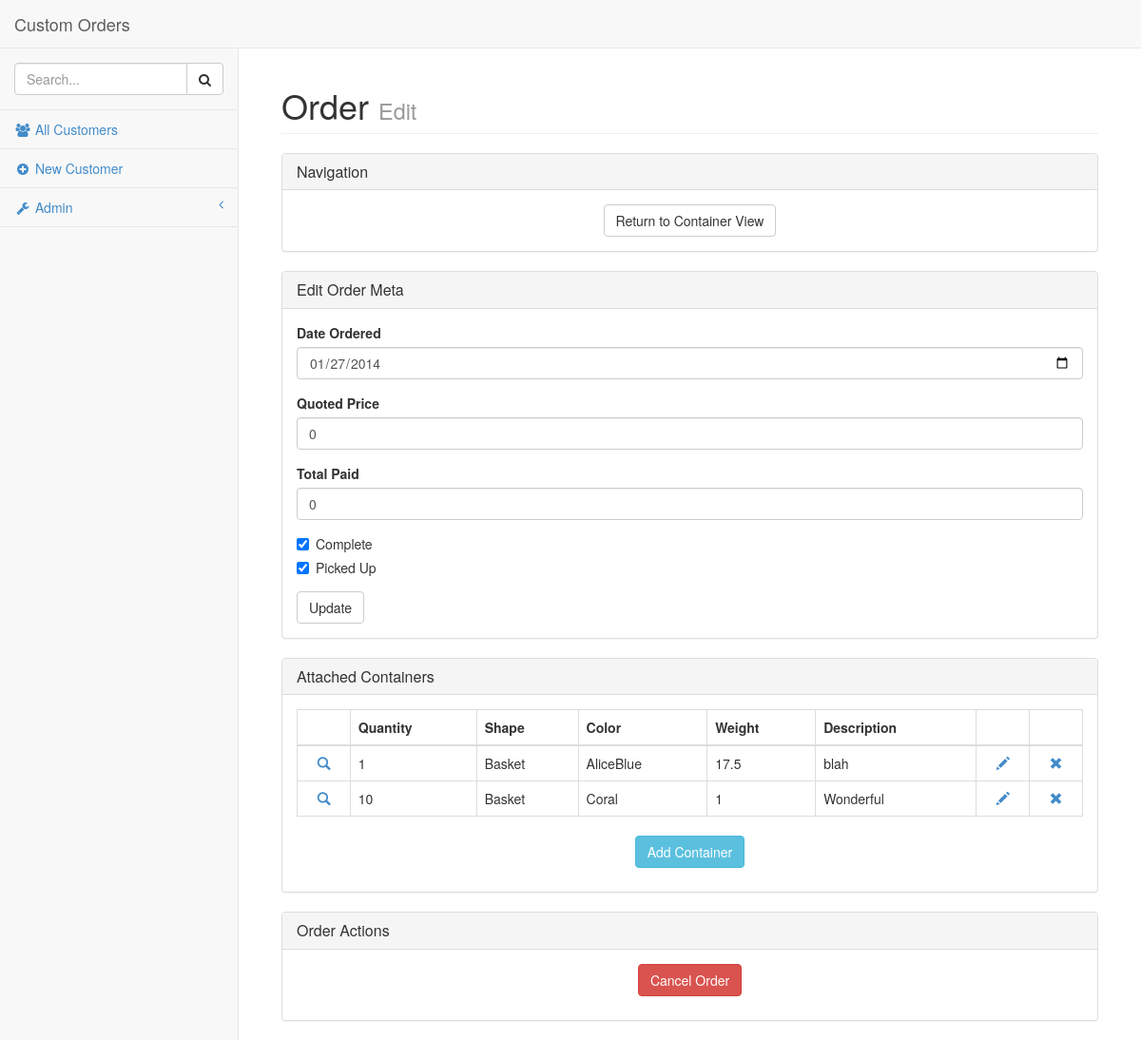
The app's page /editorder.php?admin&OrderID=2 with its own data.
### tables this page shows
CREATE TABLE IF NOT EXISTS `Order` (
  `OrderID` mediumint(9) NOT NULL AUTO_INCREMENT,
  `DateOrdered` date NOT NULL,
  `QuotedPrice` double(10,5) NOT NULL,
  `TotalPaid` double(10,5) NOT NULL,
  `CustomerID` mediumint(9) NOT NULL,
  `Complete` tinyint(1) NOT NULL,
  `PickedUp` tinyint(1) NOT NULL,
  PRIMARY KEY (`OrderID`),
  KEY `CustomerID` (`CustomerID`)
);

CREATE TABLE IF NOT EXISTS `Container` (
  `ContainerID` mediumint(9) NOT NULL AUTO_INCREMENT,
  `Shape` varchar(20) NOT NULL,
  `Color` varchar(20) NOT NULL,
  `Weight` double(10,5) NOT NULL,
  `Desc` varchar(50) NOT NULL,
  `Price` double(10,5) NOT NULL,
  `OrderID` mediumint(9) NOT NULL,
  `Quantity` int(3) NOT NULL,
  PRIMARY KEY (`ContainerID`),
  KEY `OrderID` (`OrderID`)
);

### inc/sql_queries.php (called while the page is built, shortened)
<?php
require_once("global.php");
function openconnection() {
	global $db_host;
	global $db_user;
	global $db_pass;
	global $db_data;
    $connection = new mysqli($db_host, $db_user, $db_pass, $db_data);
    return $connection;
}
function select_containers_from_order($order_id)
{
	if ($con = openconnection())
	{
		if ($query = $con->prepare("SELECT * FROM Container, `Order`
			WHERE Container.OrderID = `Order`.OrderID AND `Order`.OrderID = ?"))
		{
			$query->bind_param("i", $order_id);
			$query->execute();
		}
		$response = $query->get_result();
		while($row = $response->fetch_assoc())
			$result[] = $row;
		if(isset($result))
			return $result;
		else
			return NULL;
	}
}
function get_order($order_id)
{
	if ($con = openconnection())
	{
		if ($query = $con->prepare("SELECT * FROM `Order`, Customer
			WHERE `Order`.OrderID = ?
				AND Customer.CustomerID = `Order`.CustomerID"))
		{
			$query->bind_param("i", $order_id);
			$query->execute();
		}
		$response = $query->get_result();
		while($row = $response->fetch_assoc())
			$result[] = $row;
		if(isset($result))
			return $result[0];
		else
			return NULL;
	}
}
?>

### editorder.php (the view, shortened to what this page needs)
<?php
	include("inc/sql_queries.php");
    $post = $_SERVER['REQUEST_METHOD'] == "POST";
    if(isset($_REQUEST['OrderID']) && !empty($_REQUEST['OrderID'])) {
        $OrderID = $_REQUEST['OrderID'];
    }
    else {
        $OrderID = NULL;
    }
	function echo_data($data, $item) {
        if(isset($data[$item])) {
            echo $data[$item];
        }
    }
    if(!$post) {
        $query = get_order($OrderID);
        $data = $_REQUEST + $query;
    }
    function validate_submit() {
        $valid = False;
        return $valid;
    }
include("templates/header.php");
if($OrderID != NULL):
?>
<div class="panel panel-default">
    <div class="panel-heading">
        <h3 class="panel-title"><?php echo "Navigation"; ?></h3>
    </div>
    <div class="panel-body text-center">
        <a href='vieworder.php?OrderID=<?php echo $OrderID; ?>' class="btn btn-default">Return to Container View</a>
    </div>
</div>
<?php
    if(validate_submit()):
        update_database();
 ?>
<div class="panel panel-default">
    <div class="panel-heading">
        <h3 class="panel-title">Successfully Updated</h3>
    </div>
    <div class="panel-body">
        <p>The Order has been updated.</p>
        <a href="javascript:window.location.href=window.location.href" class="btn btn-default">Continue</a>
    </div>
</div>
<?php
    else:
        if(isset($_REQUEST['admin'])):
 ?>
<div class="panel panel-default">
    <div class="panel-heading">
        <h3 class="panel-title">Edit Order Meta</h3>
    </div>
    <div class="panel-body">
        <form method="POST">
          <div class="form-group">
            <label for="DateOrdered">Date Ordered</label>
            <input name="DateOrdered" type="date" class="form-control" placeholder="" value="<?php echo_data($data,"DateOrdered");?>">
          </div>
          <div class="form-group">
            <label for="QuotedPrice">Quoted Price</label>
            <input name="QuotedPrice" type="number" step="any" class="form-control" placeholder="" value="<?php echo_data($data,"QuotedPrice");?>">
          </div>
          <div class="form-group">
            <label for="TotalPaid">Total Paid</label>
            <input name="TotalPaid" type="number" step="any" class="form-control" placeholder="" value="<?php echo_data($data,"TotalPaid");?>">
          </div>
		  <div class="form-group">
			  <div class="checkbox">
				<label>
				  <input name="Complete" type="checkbox" value=1 <?php echo isset($data['Complete']) && $data['Complete'] ? " checked" : "";?>> Complete
				</label>
			  </div>
			  <div class="checkbox">
				<label>
				  <input name="PickedUp" type="checkbox"  value=1 <?php echo isset($data['PickedUp']) && $data['PickedUp'] ? " checked" : "";?>> Picked Up
				</label>
			  </div>
		  </div>
          <button type="submit" class="btn btn-default">Update</button>
        </form>
    </div>
</div>
<?php
        endif;
?>
<?php
	endif;
    $containers = select_containers_from_order($OrderID);
?>
	<div class="panel panel-default">
		<div class="panel-heading">
			<h3 class="panel-title">Attached Containers</h3>
		</div>
        <div class="panel-body">
<?php
    if(count($containers)):
?>
        <table class="table table-bordered table-hover">
            <thead>
                <tr>
                    <th></th>
					<th>Quantity</th>
                    <th>Shape</th>
                    <th>Color</th>
                    <th>Weight</th>
                    <th>Description</th>
					<th></th>
					<th></th>
                </tr>
            </thead>
            <tbody>
<?php
        foreach($containers as $row):
?>
                <tr>
                    <td class="text-center"><a href="<?php echo "viewcontainer.php?ContainerID=".$row['ContainerID']; ?>"><span class="glyphicon glyphicon-search"></span></a></td>
					<td><?php echo_data($row, 'Quantity'); ?></td>
                    <td><?php echo_data($row, 'Shape'); ?></td>
                    <td><?php echo_data($row, 'Color'); ?></td>
                    <td><?php echo_data($row, 'Weight'); ?></td>
                    <td><?php echo_data($row, 'Desc'); ?></td>
					<td class="text-center"><a href="<?php echo "editcontainer.php?ContainerID=".$row['ContainerID']; ?>"><span class="glyphicon glyphicon-pencil"></span></a></td>
					<td class="text-center"><a href="<?php echo "deletecontainer.php?redirect=editorder.php&ContainerID=".$row['ContainerID']."&OrderID=".$OrderID.(isset($_REQUEST['admin']) ? "&admin" : ""); ?>"><span class="glyphicon glyphicon-remove"></span></a></td>
                </tr>
<?php
        endforeach;
?>
        </table>
<?php
    else:
?>
        <p>Sorry There is No Data Yet</p>
<?php
    endif;
?>
		<p class="text-center"><a class="btn btn-info" href="editcontainer.php?OrderID=<?php echo $OrderID; ?>">Add Container</a></p>
		</div>
	</div>
		<div class="panel panel-default">
			<div class="panel-heading">
				<h3 class="panel-title">Order Actions</h3>
			</div>
			<div class="panel-body text-center">
			<?php if(($data['DateOrdered']=="0000-00-00")): ?>
				<p class="btn-group"><a class="btn btn-danger" href="deleteorder.php?OrderID=<?php echo $OrderID; ?>">Delete Order</a><a class="btn btn-success" href="submitorder.php?OrderID=<?php echo $OrderID; ?>">Submit Order</a></p>
			<?php else: ?>
				<p><a class="btn btn-danger" href="deleteorder.php?OrderID=<?php echo $OrderID; ?>">Cancel Order</a></p>
			<?php endif; ?>
			</div>
		</div>
<?php
endif;
	include("templates/footer.php");
?>

### css/sb-admin-2.css (style rules this page uses)
body { background-color: #f8f8f8; }

### records on screen
order: DateOrdered "01/27/2014", QuotedPrice "0", TotalPaid "0", Complete "☑", PickedUp "☑"
container: Quantity "1 Basket AliceBlue 17.5 blah"
container: Quantity "10 Basket Coral 1 Wonderful"

### other values on screen
$website_name "Custom Orders"
$page_title "Order"
$page_subtitle "Edit"
